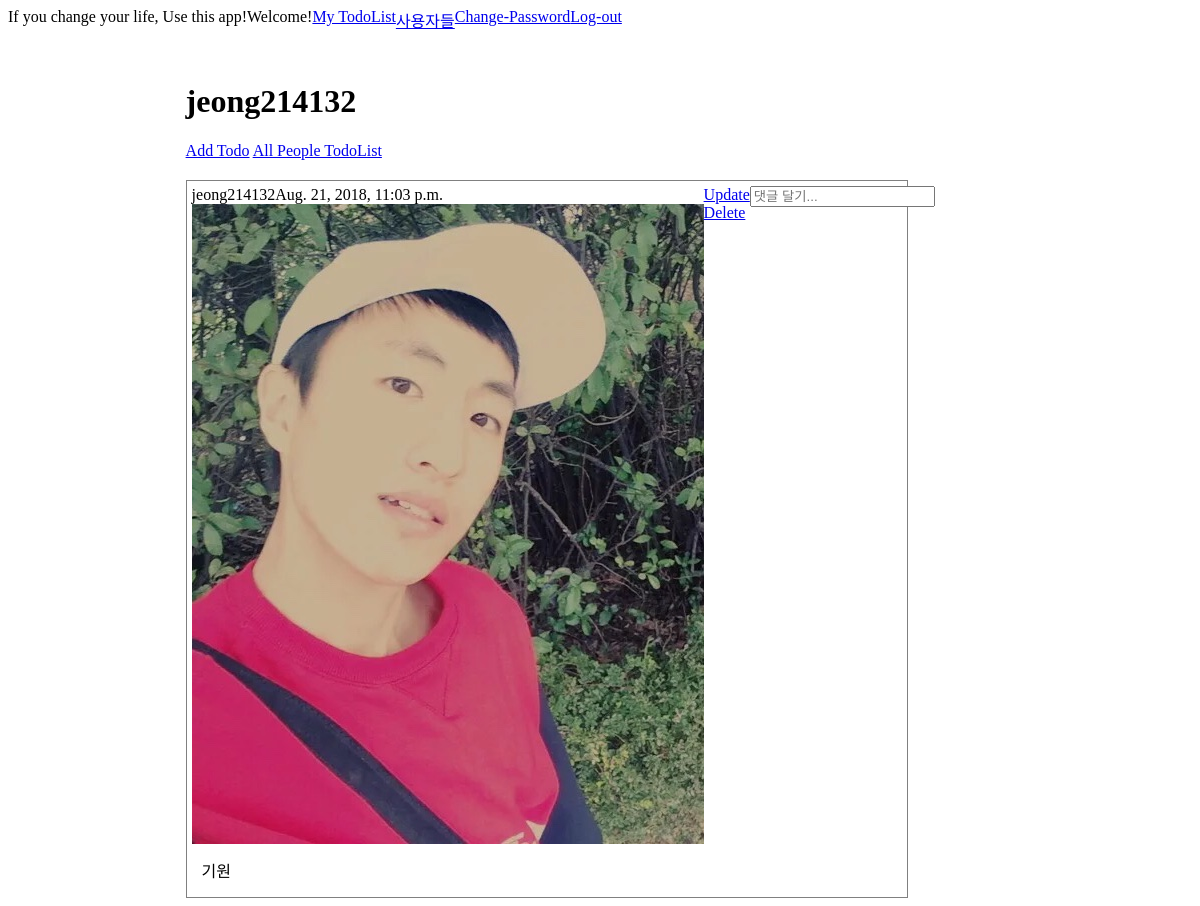
Page /post/my_post/ (signed in) on the earlier database version.
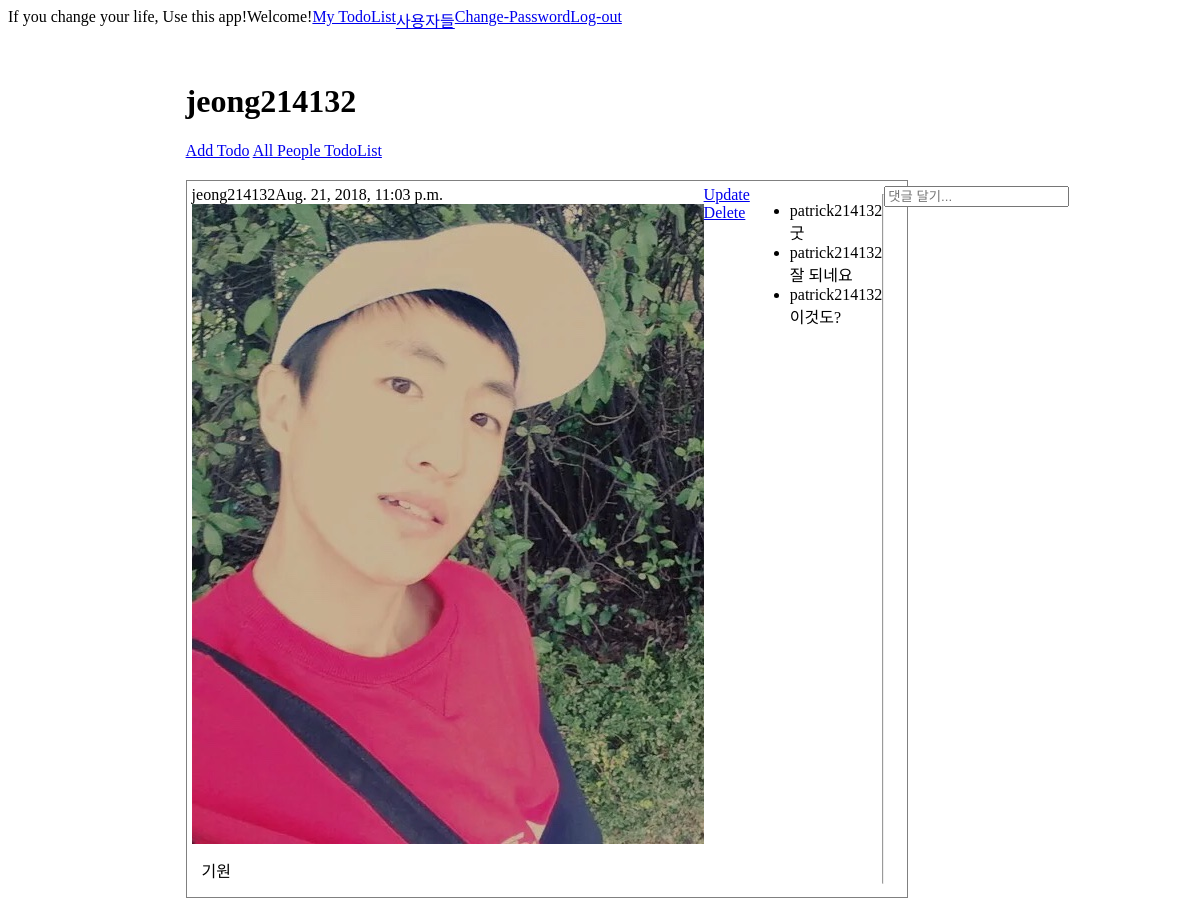
Same page on the later database version.
### post/models.py (models this page shows, shortened)
class Post(models.Model):
    content = models.TextField('CONTENT')
    photo = models.ImageField(upload_to='post')
    create_date = models.DateTimeField('Create Date', auto_now_add=True)
    modify_date = models.DateTimeField('Modify Date', auto_now=True)
    owner = models.ForeignKey(User, null=True,  on_delete=models.CASCADE)
    class Meta:
        verbose_name = 'post'
        verbose_name_plural = 'posts'
        db_table  = 'my_post'#데이터베이스 테이블에서 이름을 정의, 지정 안하면 appname_classname 된다.
        ordering  = ('-modify_date',)

class Comment(models.Model):
    post = models.ForeignKey(Post, related_name='comments',  on_delete=models.CASCADE)
    owner = models.ForeignKey(User, null=True, on_delete=models.CASCADE)
    content = models.TextField()

### post/views.py (the view)
def my_post_list(request):
    posts = Post.objects.filter(owner=request.user)
    comment_form = CommentForm()
    context = {
        'posts': posts,
        'comment_form': comment_form,
    }
    return render(request, 'post/my_post.html', context)

### post/forms.py (shortened to what this page needs)
class CommentForm(forms.ModelForm):
    class Meta:
        model = Comment
        fields = (
            'content',
        )
        widgets = {
            'content': forms.TextInput(
                attrs={
                    'class': 'content',
                    'placeholder': '댓글 달기...',
                }
            )
        }

### post/templates/post/my_post.html (shortened to what this page needs)
{% extends "base.html" %}
{% load staticfiles %}
{% block extrastyle %}{% static "css/todo.css" %}{% endblock %}
{% block content %}
<div class="body">
<div class="left">
</div>
<div class="content">
    <h1>{{user}}</h1>
    <a href="{% url 'post:add' %}">Add Todo</a>
    <a href="{% url 'post:index'%}">All People TodoList</a>
        {% for post in posts %}
        <div class="todo_list">
            <div class="todo">
                <div class="todo_owner">
                    {{ post.owner }}{{ post.modify_date}}
                </div>
                <div class="todo_photo">
                    <img src="{{ post.photo.url }}" alt="" class="post-image">
                </div>
                <div class="todo_content">
                    {{ post.content }}
                </div>
            </div>
            <div class="todo_UD">
                {% if user == post.owner %}
	                <a href="{% url 'post:update' post.id %}">Update</a>
                    <a href="{% url 'post:delete' post.id %}">Delete</a>
	            {% endif %}
            </div>
            {% if post.comments.exists %}
                <ul class="comment-list">
                    {% for comment in post.comments.all %}
                    <li class="comment">
                        <span class="comment-owner">{{ comment.owner }}</span>
                        <span class="comment-content">{{ comment.content }}</span>
                    </li>
                    {% endfor %}
                </ul>
                <hr>
                {% endif %}
               <form action="{% url 'post:comment_create' post_pk=post.pk %}" method="POST" class="comment-form">
				<input type="text" name="content" placeholder="댓글 달기...">
			    </form>
        </div>
        {% endfor %}
</div>
<div class="right">
</div>
</div>
{% endblock %}

Differences in the rows shown:
added Comment: owner "patrick214132", content "굿"
added Comment: owner "patrick214132", content "잘 되네요"
added Comment: owner "patrick214132", content "이것도?"
